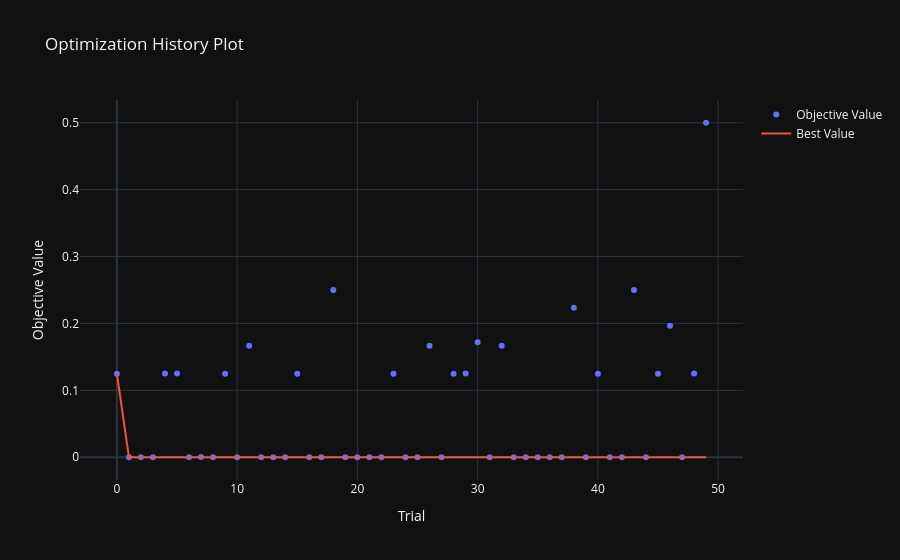
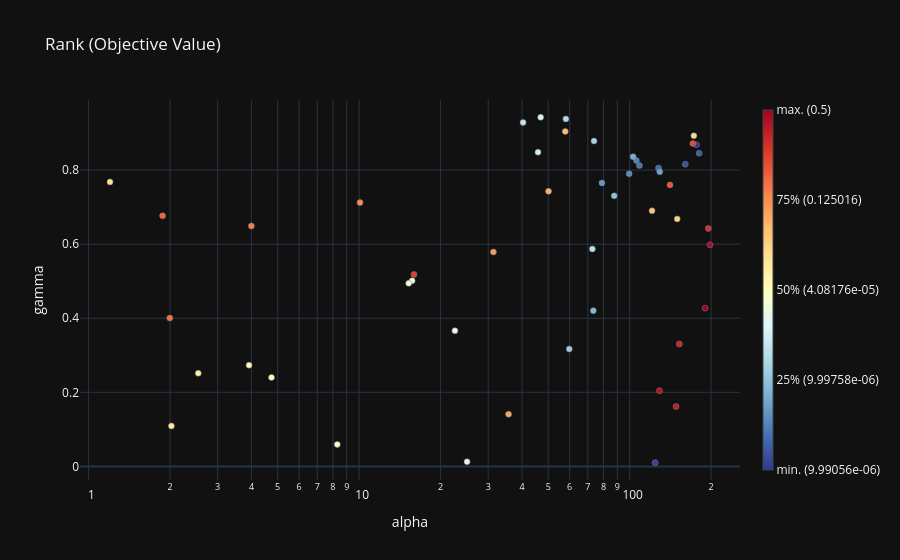
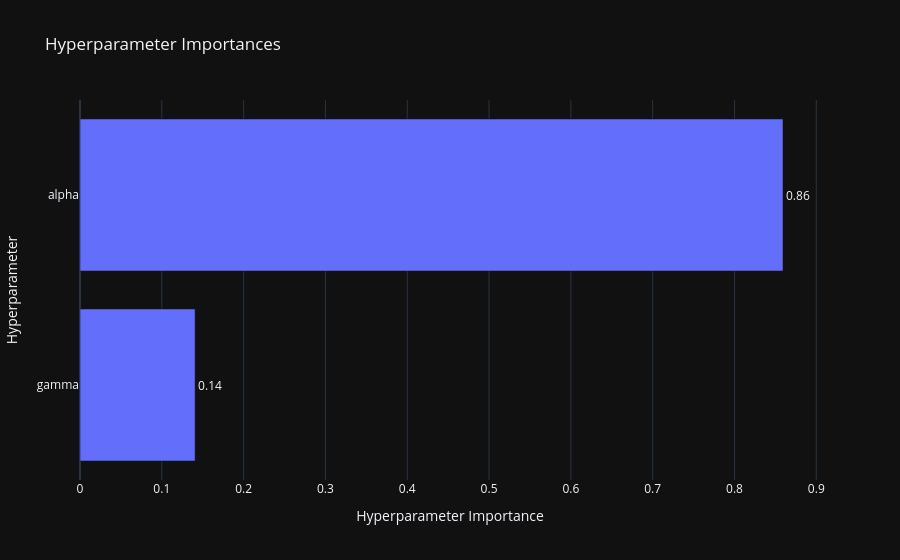

The code cell stored with these charts, in order, in its notebook:
### Code cell
XOR_EPSILON = 0.00001
XOR_MAX_EPOCHS = 20000

def objective_xor(trial, epsilon : float = XOR_EPSILON):
    alpha = trial.suggest_float("alpha", 1, 200, log=True)
    gamma = trial.suggest_float("gamma", 0, 0.95, log=False)
    mp = MultilayerPerceptron([DataXOR.X.shape[1], DataXOR.M, DataXOR.T.shape[1]], alpha, gamma, 1000)
    history_error, history_accuracy = mp.train_mlp(XOR_MAX_EPOCHS, DataXOR.X, DataXOR.T, epsilon=epsilon)

    if history_error[-1] < epsilon:
        accuracy = torch.tensor(history_accuracy)
        error = torch.tensor(history_error)

        visualization.make_decision_boundary_plot(mp.Wo, mp.Ws, mp.Bo, mp.Bs ,-0.5, 1.5,-0.5, 1.5, DataXOR.class0, DataXOR.class1)
        visualization.make_error_plot(history_error, f"Alpha : {alpha} Gamma : {gamma} ")

        trial.set_user_attr("accuracy", torch.where(accuracy > 0.99)[0][0].item())
        trial.set_user_attr("error", torch.where(error < epsilon)[0][0].item())

    return history_error[-1]


def study_xor(objective):
    optuna.logging.set_verbosity(optuna.logging.ERROR)

    stud = optuna.create_study(direction="minimize")
    stud.optimize(objective, n_trials=50)

    optuna.visualization.plot_optimization_history(stud).show()
    optuna.visualization.plot_rank(stud).show()
    optuna.visualization.plot_param_importances(stud).show()
    return stud.trials

def show_best_trial(trials, epsilon : float = XOR_EPSILON):
    table = Table(pd.DataFrame(), ["Intento","Alpha", "Gamma", "Value", "Precisión","Error"], "Optimizacion")

    for t in trials:
        if t.value < epsilon:

            ind = table.obtain_row_count()

            table.add(ind, "Intento", t.number)
            table.add(ind, "Alpha", t.params["alpha"])
            table.add(ind, "Gamma", t.params["gamma"])
            table.add(ind, "Value", t.value)

            table.add(ind, "Precisión", t.user_attrs["accuracy"])
            table.add(ind, "Error", t.user_attrs["error"])

    table.show()
    table.latex()

show_best_trial(study_xor(objective_xor))

### Figure 1 — Plotly figure (JSON) as saved in the notebook; plotly's stock layout.template omitted (floating-point values rounded to 4 significant figures)
{"data": [{"mode": "markers", "name": "Objective Value", "x": [0, 1, 2, 3, 4, 5, 6, 7, 8, 9, 10, 11, 12, 13, 14, 15, 16, 17, 18, 19, 20, 21, 22, 23, 24, 25, 26, 27, 28, 29, 30, 31, 32, 33, 34, 35, 36, 37, 38, 39, 40, 41, 42, 43, 44, 45, 46, 47, 48, 49], "y": [0.125, 1.034e-05, 9.874e-05, 5.318e-05, 0.1251, 0.1251, 0.0001262, 0.0002156, 6.501e-05, 0.125, 1.5e-05, 0.1667, 1.552e-05, 9.998e-06, 9.999e-06, 0.125, 9.999e-06, 9.991e-06, 0.25, 9.996e-06, 9.996e-06, 9.997e-06, 9.997e-06, 0.125, 9.998e-06, 9.995e-06, 0.1667, 9.997e-06, 0.125, 0.125, 0.172, 9.995e-06, 0.1667, 9.998e-06, 9.993e-06, 9.999e-06, 2.845e-05, 9.997e-06, 0.2235, 9.998e-06, 0.125, 9.997e-06, 9.998e-06, 0.25, 9.995e-06, 0.125, 0.1964, 9.998e-06, 0.1251, 0.5], "type": "scatter"}, {"mode": "lines", "name": "Best Value", "x": [0, 1, 2, 3, 4, 5, 6, 7, 8, 9, 10, 11, 12, 13, 14, 15, 16, 17, 18, 19, 20, 21, 22, 23, 24, 25, 26, 27, 28, 29, 30, 31, 32, 33, 34, 35, 36, 37, 38, 39, 40, 41, 42, 43, 44, 45, 46, 47, 48, 49], "y": [0.125, 1.034e-05, 1.034e-05, 1.034e-05, 1.034e-05, 1.034e-05, 1.034e-05, 1.034e-05, 1.034e-05, 1.034e-05, 1.034e-05, 1.034e-05, 1.034e-05, 9.998e-06, 9.998e-06, 9.998e-06, 9.998e-06, 9.991e-06, 9.991e-06, 9.991e-06, 9.991e-06, 9.991e-06, 9.991e-06, 9.991e-06, 9.991e-06, 9.991e-06, 9.991e-06, 9.991e-06, 9.991e-06, 9.991e-06, 9.991e-06, 9.991e-06, 9.991e-06, 9.991e-06, 9.991e-06, 9.991e-06, 9.991e-06, 9.991e-06, 9.991e-06, 9.991e-06, 9.991e-06, 9.991e-06, 9.991e-06, 9.991e-06, 9.991e-06, 9.991e-06, 9.991e-06, 9.991e-06, 9.991e-06, 9.991e-06], "type": "scatter"}, {"marker": {"color": "#cccccc"}, "mode": "markers", "name": "Infeasible Trial", "showlegend": false, "x": [], "y": [], "type": "scatter"}], "layout": {"title": {"text": "Optimization History Plot"}, "xaxis": {"title": {"text": "Trial"}}, "yaxis": {"title": {"text": "Objective Value"}}}}

### Figure 2 — Plotly figure (JSON) as saved in the notebook; plotly's stock layout.template omitted (floating-point values rounded to 4 significant figures)
{"data": [{"hovertemplate": "%{hovertext}<extra></extra>", "hovertext": ["Trial #0<br>alpha: 50.11614098984933<br>gamma: 0.7428095948405145<br><b>Objective Value: 0.12500426173210144</b>", "Trial #1<br>alpha: 22.599578165338354<br>gamma: 0.36637690730888833<br><b>Objective Value: 1.0337465937482193e-05</b>", "Trial #2<br>alpha: 2.5435812832876215<br>gamma: 0.25155530097670464<br><b>Objective Value: 9.8736651125364e-05</b>", "Trial #3<br>alpha: 4.745083562542271<br>gamma: 0.2402349062924923<br><b>Objective Value: 5.318492549122311e-05</b>", "Trial #4<br>alpha: 1.99628038144082<br>gamma: 0.4003998809510597<br><b>Objective Value: 0.12510433793067932</b>", "Trial #5<br>alpha: 1.878160330719872<br>gamma: 0.6764278923189768<br><b>Objective Value: 0.12511375546455383</b>", "Trial #6<br>alpha: 2.024122517225089<br>gamma: 0.10919302818641863<br><b>Objective Value: 0.00012619959306903183</b>", "Trial #7<br>alpha: 1.2001648616190532<br>gamma: 0.7680804301366403<br><b>Objective Value: 0.00021556331194005907</b>", "Trial #8<br>alpha: 3.9187585885154363<br>gamma: 0.2734465464778811<br><b>Objective Value: 6.501145253423601e-05</b>", "Trial #9<br>alpha: 149.84314092582028<br>gamma: 0.6682107062810902<br><b>Objective Value: 0.1250012069940567</b>", "Trial #10<br>alpha: 15.703285826287932<br>gamma: 0.5012923267776979<br><b>Objective Value: 1.4995074707258027e-05</b>", "Trial #11<br>alpha: 15.947889112257936<br>gamma: 0.5181667354209769<br><b>Objective Value: 0.16668355464935303</b>", "Trial #12<br>alpha: 15.250369258316146<br>gamma: 0.4941557366035184<br><b>Objective Value: 1.5515486666117795e-05</b>", "Trial #13<br>alpha: 40.362180273049134<br>gamma: 0.9286389763953568<br><b>Objective Value: 9.998474524763878e-06</b>", "Trial #14<br>alpha: 45.818542351382945<br>gamma: 0.8483690669279151<br><b>Objective Value: 9.998708264902234e-06</b>", "Trial #15<br>alpha: 57.78907706444633<br>gamma: 0.904185324355505<br><b>Objective Value: 0.12500309944152832</b>", "Trial #16<br>alpha: 46.88343976706755<br>gamma: 0.9425057613644129<br><b>Objective Value: 9.998934729082976e-06</b>", "Trial #17<br>alpha: 176.51023440522738<br>gamma: 0.8682996864736583<br><b>Objective Value: 9.99056464934256e-06</b>", "Trial #18<br>alpha: 198.06979680298122<br>gamma: 0.5981198001076018<br><b>Objective Value: 0.2500004172325134</b>", "Trial #19<br>alpha: 105.84022252213853<br>gamma: 0.8258655403804717<br><b>Objective Value: 9.995923392125405e-06</b>", "Trial #20<br>alpha: 108.61444548743647<br>gamma: 0.8122868685843256<br><b>Objective Value: 9.995921573136002e-06</b>", "Trial #21<br>alpha: 99.56463480054953<br>gamma: 0.7901519399959589<br><b>Objective Value: 9.996575499826577e-06</b>", "Trial #22<br>alpha: 102.9506951657136<br>gamma: 0.8362234829709969<br><b>Objective Value: 9.997108463721815e-06</b>", "Trial #23<br>alpha: 120.94996171990532<br>gamma: 0.690001486113179<br><b>Objective Value: 0.12500150501728058</b>", "Trial #24<br>alpha: 72.80538053862382<br>gamma: 0.5870067706052725<br><b>Objective Value: 9.99835719994735e-06</b>", "Trial #25<br>alpha: 180.53105469353807<br>gamma: 0.845452496603662<br><b>Objective Value: 9.994953870773315e-06</b>", "Trial #26<br>alpha: 171.14112736427597<br>gamma: 0.8717084487688026<br><b>Objective Value: 0.1666678637266159</b>", "Trial #27<br>alpha: 78.95712705986314<br>gamma: 0.7653981257611696<br><b>Objective Value: 9.996877452067565e-06</b>", "Trial #28<br>alpha: 31.354184870659413<br>gamma: 0.5788259619091156<br><b>Objective Value: 0.1250067949295044</b>", "Trial #29<br>alpha: 10.074718107051773<br>gamma: 0.7123180553057338<br><b>Objective Value: 0.12501931190490723</b>", "Trial #30<br>alpha: 195.2800139949419<br>gamma: 0.6425471964433753<br><b>Objective Value: 0.17197129130363464</b>", "Trial #31<br>alpha: 127.83401358322054<br>gamma: 0.8055759582186326<br><b>Objective Value: 9.995343134505674e-06</b>", "Trial #32<br>alpha: 140.93503868098867<br>gamma: 0.7598735181252758<br><b>Objective Value: 0.16666710376739502</b>", "Trial #33<br>alpha: 73.80845859202994<br>gamma: 0.8783663595762001<br><b>Objective Value: 9.997929737437516e-06</b>", "Trial #34<br>alpha: 124.19638547801644<br>gamma: 0.01000818027713013<br><b>Objective Value: 9.993338608182967e-06</b>", "Trial #35<br>alpha: 25.05919683709399<br>gamma: 0.012686807272987835<br><b>Objective Value: 9.999266694649123e-06</b>", "Trial #36<br>alpha: 8.300529698309706<br>gamma: 0.059336359118393966<br><b>Objective Value: 2.845025846909266e-05</b>", "Trial #37<br>alpha: 73.3737252926174<br>gamma: 0.42049403061030527<br><b>Objective Value: 9.997333108913153e-06</b>", "Trial #38<br>alpha: 148.377137258377<br>gamma: 0.1617546229761328<br><b>Objective Value: 0.22347089648246765</b>", "Trial #39<br>alpha: 59.79362775444712<br>gamma: 0.3169356654548979<br><b>Objective Value: 9.997687811846845e-06</b>", "Trial #40<br>alpha: 35.67191998182166<br>gamma: 0.14110695646893684<br><b>Objective Value: 0.12500518560409546</b>", "Trial #41<br>alpha: 129.15836981108288<br>gamma: 0.7954123091625358<br><b>Objective Value: 9.996943845180795e-06</b>", "Trial #42<br>alpha: 87.65338817932508<br>gamma: 0.7303727938620822<br><b>Objective Value: 9.997545021178667e-06</b>", "Trial #43<br>alpha: 128.90168304033017<br>gamma: 0.20431350327293554<br><b>Objective Value: 0.24999278783798218</b>", "Trial #44<br>alpha: 160.55857524388048<br>gamma: 0.8158568189149304<br><b>Objective Value: 9.994544598157518e-06</b>", "Trial #45<br>alpha: 172.66947110489167<br>gamma: 0.8926264707314648<br><b>Objective Value: 0.1250009685754776</b>", "Trial #46<br>alpha: 152.57130232749122<br>gamma: 0.33052841305513386<br><b>Objective Value: 0.19641511142253876</b>", "Trial #47<br>alpha: 58.09918500591252<br>gamma: 0.9381022911276016<br><b>Objective Value: 9.998103450925555e-06</b>", "Trial #48<br>alpha: 3.9981797015379077<br>gamma: 0.6489200723401829<br><b>Objective Value: 0.12505027651786804</b>", "Trial #49<br>alpha: 190.08450160677074<br>gamma: 0.42725932535454797<br><b>Objective Value: 0.49999991059303284</b>"], "marker": {"color": ["rgb(253.0, 177.0, 100.0)", "rgb(233.0, 246.0, 232.0)", "rgb(254.0, 239.0, 167.0)", "rgb(255.0, 252.0, 186.0)", "rgb(244.0, 112.0, 68.0)", "rgb(239.0, 99.0, 62.0)", "rgb(254.0, 233.0, 157.0)", "rgb(254.0, 227.0, 148.0)", "rgb(255.0, 246.0, 177.0)", "rgb(254.0, 208.0, 129.0)", "rgb(239.0, 249.0, 220.0)", "rgb(222.0, 62.0, 45.0)", "rgb(246.0, 251.0, 208.0)", "rgb(196.0, 229.0, 240.0)", "rgb(207.0, 235.0, 243.0)", "rgb(253.0, 187.0, 109.0)", "rgb(218.0, 240.0, 246.0)", "rgb(49.0, 54.0, 149.0)", "rgb(175.0, 10.0, 38.0)", "rgb(80.0, 130.0, 187.0)", "rgb(70.0, 118.0, 181.0)", "rgb(89.0, 141.0, 192.0)", "rgb(118.0, 175.0, 210.0)", "rgb(253.0, 197.0, 119.0)", "rgb(185.0, 224.0, 237.0)", "rgb(61.0, 93.0, 168.0)", "rgb(227.0, 74.0, 51.0)", "rgb(99.0, 152.0, 198.0)", "rgb(250.0, 151.0, 87.0)", "rgb(248.0, 138.0, 80.0)", "rgb(216.0, 49.0, 40.0)", "rgb(65.0, 105.0, 174.0)", "rgb(233.0, 87.0, 57.0)", "rgb(163.0, 211.0, 230.0)", "rgb(53.0, 67.0, 155.0)", "rgb(227.0, 244.0, 243.0)", "rgb(252.0, 254.0, 197.0)", "rgb(129.0, 184.0, 215.0)", "rgb(196.0, 29.0, 39.0)", "rgb(152.0, 202.0, 225.0)", "rgb(252.0, 165.0, 93.0)", "rgb(108.0, 164.0, 204.0)", "rgb(141.0, 193.0, 220.0)", "rgb(185.0, 20.0, 38.0)", "rgb(57.0, 80.0, 162.0)", "rgb(254.0, 218.0, 138.0)", "rgb(206.0, 39.0, 39.0)", "rgb(174.0, 219.0, 234.0)", "rgb(246.0, 125.0, 74.0)", "rgb(165.0, 0.0, 38.0)"], "line": {"color": "Grey", "width": 0.5}}, "mode": "markers", "showlegend": false, "x": [50.12, 22.6, 2.544, 4.745, 1.996, 1.878, 2.024, 1.2, 3.919, 149.8, 15.7, 15.95, 15.25, 40.36, 45.82, 57.79, 46.88, 176.5, 198.1, 105.8, 108.6, 99.56, 103.0, 120.9, 72.81, 180.5, 171.1, 78.96, 31.35, 10.07, 195.3, 127.8, 140.9, 73.81, 124.2, 25.06, 8.301, 73.37, 148.4, 59.79, 35.67, 129.2, 87.65, 128.9, 160.6, 172.7, 152.6, 58.1, 3.998, 190.1], "y": [0.7428, 0.3664, 0.2516, 0.2402, 0.4004, 0.6764, 0.1092, 0.7681, 0.2734, 0.6682, 0.5013, 0.5182, 0.4942, 0.9286, 0.8484, 0.9042, 0.9425, 0.8683, 0.5981, 0.8259, 0.8123, 0.7902, 0.8362, 0.69, 0.587, 0.8455, 0.8717, 0.7654, 0.5788, 0.7123, 0.6425, 0.8056, 0.7599, 0.8784, 0.01001, 0.01269, 0.05934, 0.4205, 0.1618, 0.3169, 0.1411, 0.7954, 0.7304, 0.2043, 0.8159, 0.8926, 0.3305, 0.9381, 0.6489, 0.4273], "type": "scatter"}, {"hoverinfo": "none", "marker": {"cmax": 1, "cmin": 0, "colorbar": {"thickness": 10, "ticktext": ["min. (9.99056e-06)", "25% (9.99758e-06)", "50% (4.08176e-05)", "75% (0.125016)", "max. (0.5)"], "tickvals": [0, 0.25, 0.5, 0.75, 1]}, "colorscale": [[0.0, "rgb(49,54,149)"], [0.1, "rgb(69,117,180)"], [0.2, "rgb(116,173,209)"], [0.3, "rgb(171,217,233)"], [0.4, "rgb(224,243,248)"], [0.5, "rgb(255,255,191)"], [0.6, "rgb(254,224,144)"], [0.7, "rgb(253,174,97)"], [0.8, "rgb(244,109,67)"], [0.9, "rgb(215,48,39)"], [1.0, "rgb(165,0,38)"]], "showscale": true}, "mode": "markers", "showlegend": false, "x": [null], "y": [null], "type": "scatter"}], "layout": {"title": {"text": "Rank (Objective Value)"}, "xaxis": {"title": {"text": "alpha"}, "range": [-0.03164, 2.408], "type": "log"}, "yaxis": {"title": {"text": "gamma"}, "range": [-0.03662, 0.9891]}}}

### Figure 3 — Plotly figure (JSON) as saved in the notebook; plotly's stock layout.template omitted (floating-point values rounded to 4 significant figures)
{"data": [{"cliponaxis": false, "hovertemplate": ["gamma (FloatDistribution): 0.1407061993119299<extra></extra>", "alpha (FloatDistribution): 0.8592938006880702<extra></extra>"], "name": "Objective Value", "orientation": "h", "text": ["0.14", "0.86"], "textposition": "outside", "x": [0.1407, 0.8593], "y": ["gamma", "alpha"], "type": "bar"}], "layout": {"title": {"text": "Hyperparameter Importances"}, "xaxis": {"title": {"text": "Hyperparameter Importance"}}, "yaxis": {"title": {"text": "Hyperparameter"}}}}
